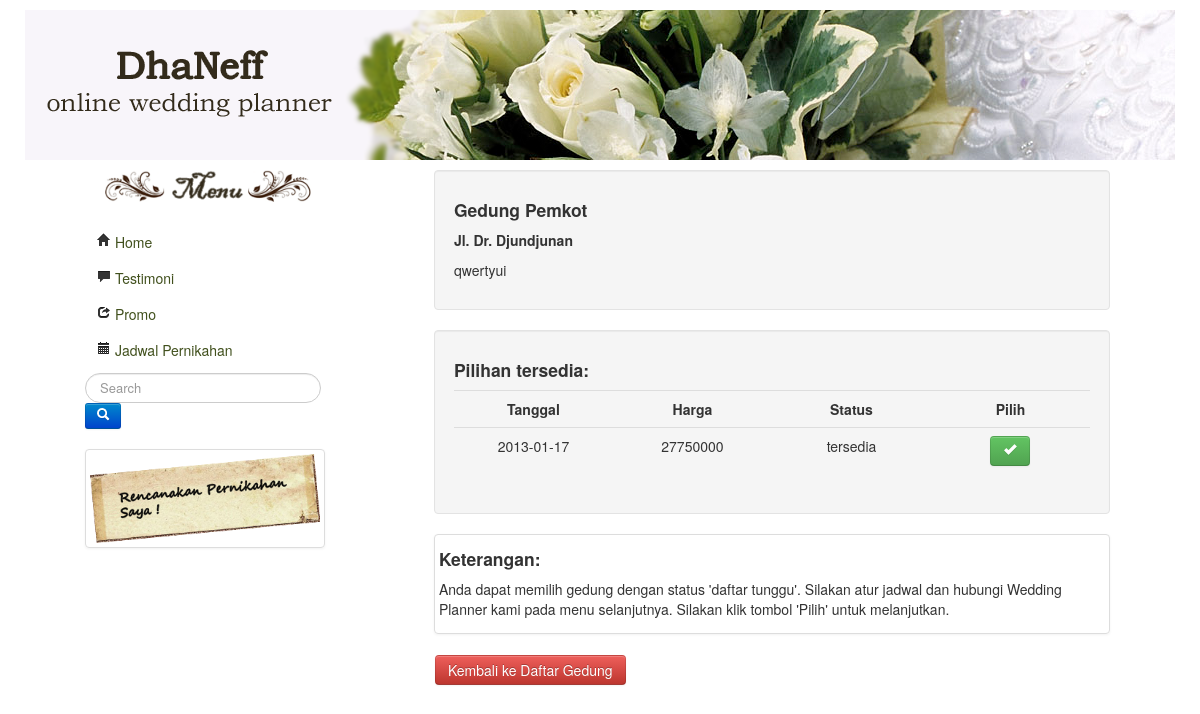
The page /view/view-pilihdetail.php?ged=4 on the database its author committed.
### tables this page shows
CREATE TABLE IF NOT EXISTS `gedung` (
  `id_gedung` int(11) NOT NULL AUTO_INCREMENT,
  `nama_gedung` varchar(50) DEFAULT NULL,
  `alamat` text,
  `id_kota` int(11) NOT NULL,
  `waktu` varchar(40) DEFAULT NULL,
  `keterangan` varchar(40) DEFAULT NULL,
  `deskripsi_gedung` text,
  `gambar_gedung` varchar(50) DEFAULT NULL,
  `kapasitas` int(4) DEFAULT NULL,
  `flag` tinyint(1) NOT NULL DEFAULT '1',
  PRIMARY KEY (`id_gedung`)
);

CREATE TABLE IF NOT EXISTS `gedung_detail` (
  `id_detail` int(11) NOT NULL AUTO_INCREMENT,
  `id_gedung` int(11) DEFAULT NULL,
  `tanggal` date DEFAULT NULL,
  `harga` decimal(10,0) DEFAULT NULL,
  `id_status` int(11) DEFAULT NULL,
  `flag` tinyint(1) DEFAULT NULL,
  PRIMARY KEY (`id_detail`)
);

CREATE TABLE IF NOT EXISTS `status` (
  `id_status` int(11) NOT NULL AUTO_INCREMENT,
  `status` varchar(40) NOT NULL,
  PRIMARY KEY (`id_status`)
);

### view/view-pilihdetail.php (the view, shortened to what this page needs)
<?php
include('../model/model-pesan.php');
include_once ('header.php');
echo "<div class='span8 offset1'>";
$obj=new Pesan("localhost","root","","wedding");
	if(isset($_REQUEST['ged'])){
		$obj->detail($_REQUEST['ged']);
	?>
<html>
	<body>
			<div class="well">
				<h4>Pilihan tersedia: </h4>
				<table class="table table-hover" width="100%" border="0">
					<tr>
						<th width="25%">Tanggal</th>
						<th width="25%">Harga</th>
						<th width="25%">Status</th>
						<th width="25%">Pilih</th>
					</tr>
					<?php foreach($obj->data as $val){
							extract($val);
							?>
								<tr align="center">
								<td><?php echo $tanggal; ?></td>
								<td><?php echo $harga; ?></td>
								<td><?php echo $status; ?></td>
									<?php if($id_status==6){
										echo "<td> -Tidak  bisa dipilih- </td>";
											} else {?>
											<td><a href="view-pilihpaket.php?detail=<?php echo $id_detail; ?>" class="btn btn-success" rel="tooltip" title="Pilih"><i class="icon-ok icon-white" ></i></a>
											</td>
										<?php } ?>
					</tr>
					<?php }
				echo "</table>";
				}
				echo "</div>";
?>
<div class="thumbnail">
<h4>Keterangan: </h4>
<p>Anda dapat memilih gedung dengan status 'daftar tunggu'. Silakan atur jadwal dan hubungi Wedding Planner kami pada menu selanjutnya.
Silakan klik tombol 'Pilih' untuk melanjutkan.</p>
</div><br>
<table width="100%" border="0"><tr>
<td><a class="btn btn-danger" href="view-gedung.php">Kembali ke Daftar Gedung</a></td>
</tr></table>
		</body>
	</html>

### model/model-pesan.php (shortened to what this page needs)
<?php
class Pesan {
	public $mysqli;
	public $data;
	public function __construct($host,$username,$password,$db_name){
		$this->mysqli = new mysqli($host, $username, $password, $db_name);
	}
	public function detail($id){
		$query="SELECT d.id_detail, g.id_gedung, g.nama_gedung, g.gambar_gedung, g.deskripsi_gedung, d.tanggal, d.harga, s.id_status, s.status
		FROM gedung_detail d
		JOIN gedung g ON g.id_gedung = d.id_gedung
		JOIN STATUS s ON s.id_status = d.id_status
		WHERE g.id_gedung ='$id' && d.flag = 1
		ORDER BY d.id_status ASC
		LIMIT 0 , 30";
		$result= $this->mysqli->query($query);
		$query2="SELECT distinct g.nama_gedung, g.alamat, g.deskripsi_gedung
		from gedung g
		where g.id_gedung ='$id'";
		$result2=$this->mysqli->query($query2);
		$a=$result2->fetch_assoc();
		echo "<div class='well'>
			<h4>".$a['nama_gedung']."</h4>
			<h5>".$a['alamat']."</h5>
			<p>".$a['deskripsi_gedung']."</p>
			</div>
			";
		if($result){
			while($rows=$result->fetch_assoc()){
				$this->data[]=$rows;
			}
			return $this->data;
		}
	}
}

### rows shown on the page
gedung: nama_gedung "Gedung Pemkot", alamat "Jl. Dr. Djundjunan", deskripsi_gedung "qwertyui"
gedung_detail: tanggal "2013-01-17", harga "27750000", id_status.status "tersedia"
